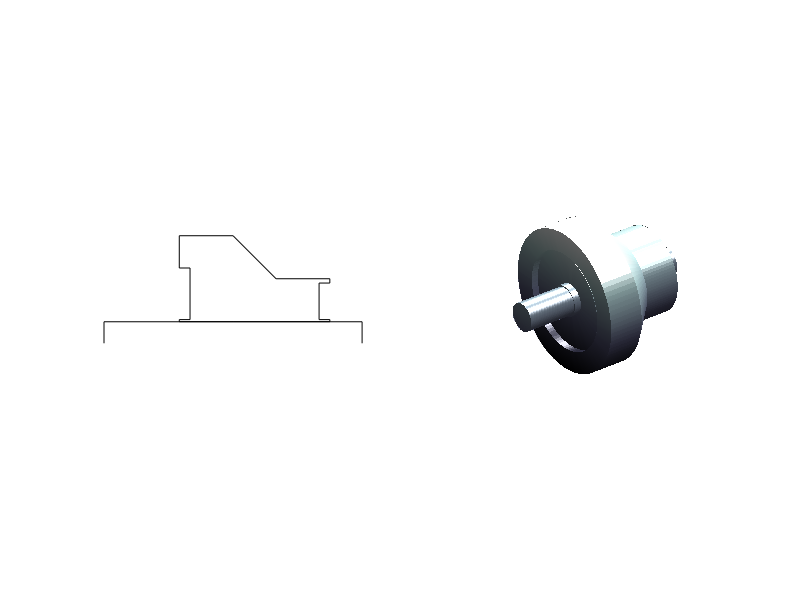

Write the MATLAB code that produced this figure. (Note: this script raises an error after producing the figure.)
% Rotating an irregular shape
function main
    u = [0 0 3 3 1.75 1.75 2 2 1.75 1.75 3 4 ...
        5.25 5.25 5 5 5.25 5.25 3 3 6 6];
    v = [0 .5 .5 .502 .502 .55 .55 1.75 1.75 ...
        2.5 2.5 1.5 1.5 1.4 1.4 ...
        .55 .55 .502 .502 .5 .5 0];
    subplot(1, 2, 1)
    plot(u, v, 'k')
    axis equal, axis off
    facets = 200;
    subplot(1, 2, 2)
    th = linspace(0, 2*pi);
    [xx tth] = meshgrid(u, th);
    rr = meshgrid(v, th);
    yy = rr.*cos(tth);
    zz = rr.*sin(tth);
    surf(xx, yy, zz);
    shading interp
    axis equal, axis tight, axis off
    colormap bone
    lightangle(60, 45)
    lightangle(140, 45)
    alpha(0.8)
end
